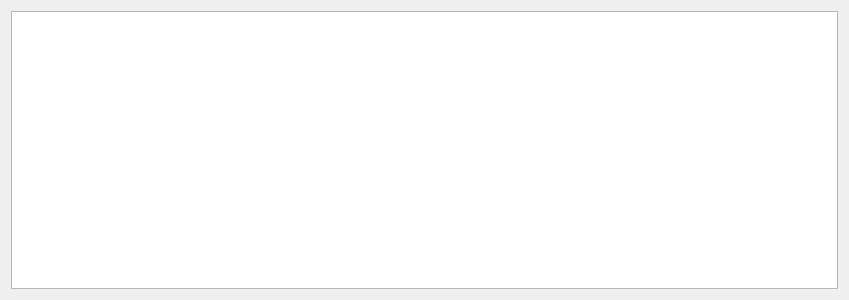
<?xml version="1.0" encoding="UTF-8"?>
<ui version="4.0">
 <class>Form</class>
 <widget class="QWidget" name="Form">
  <property name="geometry">
   <rect>
    <x>0</x>
    <y>0</y>
    <width>849</width>
    <height>300</height>
   </rect>
  </property>
  <property name="windowTitle">
   <string>Form</string>
  </property>
  <layout class="QVBoxLayout" name="verticalLayout">
   <item>
    <widget class="QPlainTextEdit" name="plainTextEdit"/>
   </item>
  </layout>
 </widget>
 <resources/>
 <connections/>
</ui>
